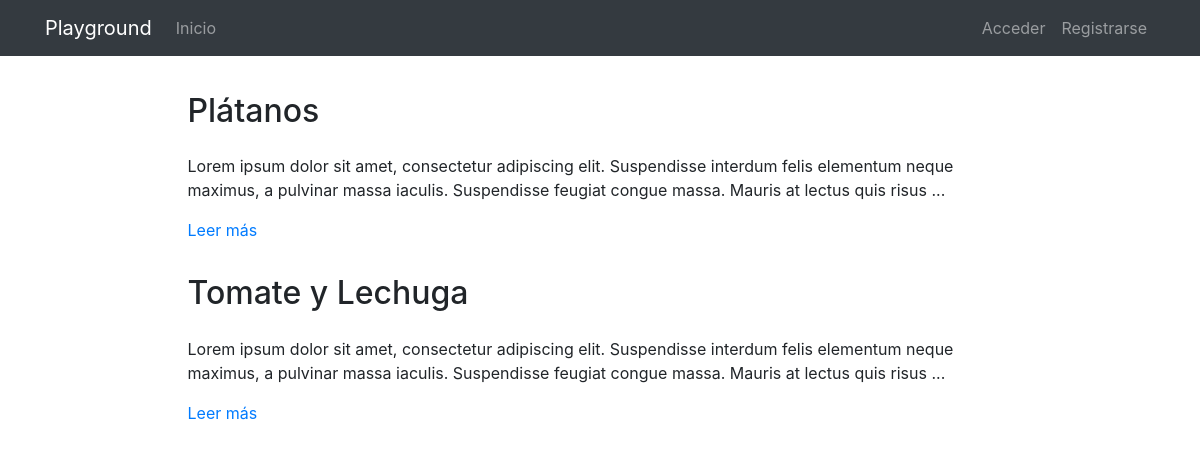
Page /pages/ on the earlier database version.
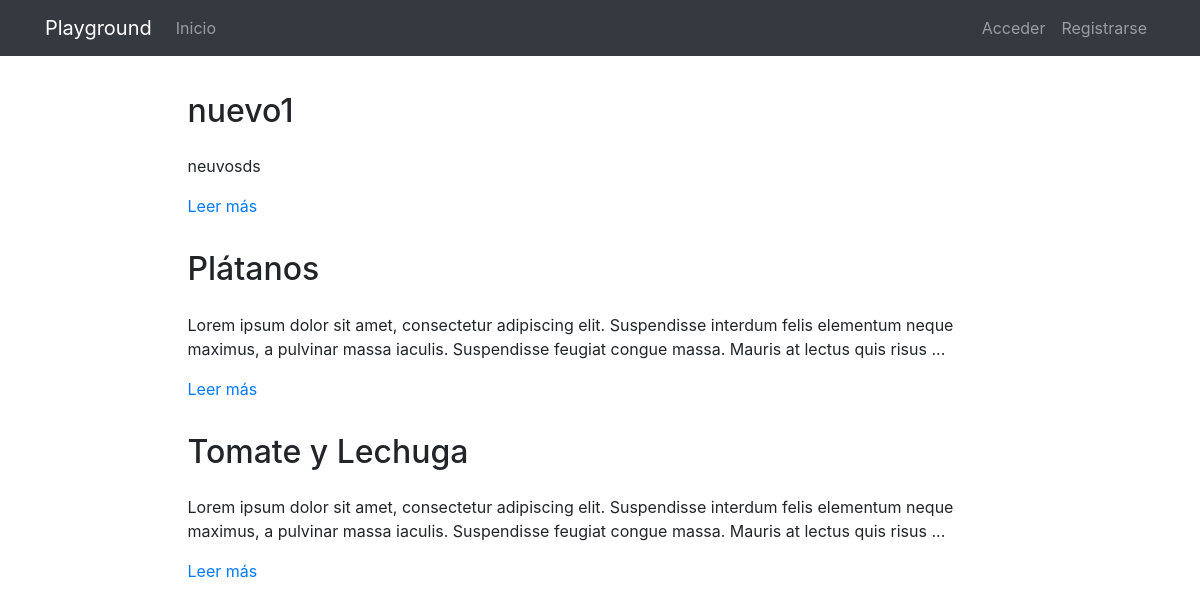
Same page on the later database version.
### pages/models.py (models this page shows, shortened)
class Page(models.Model):
    title = models.CharField(verbose_name="Título", max_length=200)
    content = RichTextField(verbose_name="Contenido")
    order = models.SmallIntegerField(verbose_name="Orden", default=0)
    created = models.DateTimeField(auto_now_add=True, verbose_name="Fecha de creación")
    updated = models.DateTimeField(auto_now=True, verbose_name="Fecha de edición")
    class Meta:
        verbose_name = "página"
        verbose_name_plural = "páginas"
        ordering = ['order', 'title']

### pages/views.py (the view)
# urls.py: path('', PageListView.as_view(), name='pages'),
class PageListView(ListView):
    model = Page

### pages/templates/pages/page_list.html (shortened to what this page needs)
{% extends 'core/base.html' %}
{% load static %}
{% block content %}
{% include "pages/includes/pages_menu.html" %}
<main role="main">
  <div class="container mb-4">
    {% for page in page_list|dictsort:"id" reversed %}
      <div class="row mt-3">
        <div class="col-md-9 mx-auto">
          <h2 class="mb-4">{{page.title}}</h2>
          <div>
            <p>{{page.content|striptags|safe|truncatechars:"200"}}</p>
            <p><a href="{% url 'pages:page' page.id page.title|slugify %}">Leer más</a>
            </p>
          </div>
        </div>
      </div>
    {% endfor %}
  </div>
</main>
{% endblock %}

Differences in the rows shown:
added Page: title "nuevo1", content "neuvosds"
